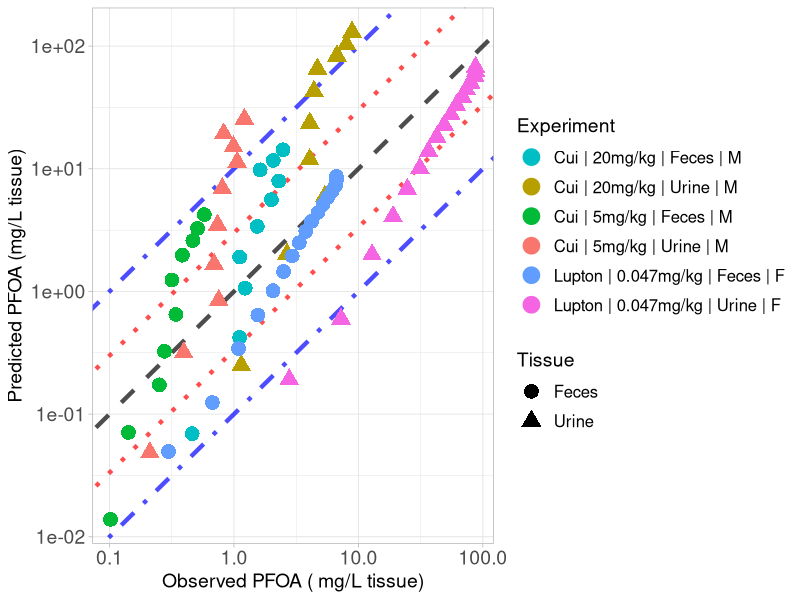

This figure's R source:
library(ggplot2)

#setwd("C:/Users/ptsir/Documents/GitHub/PFAS_PBK_models/PFOA inhalation Rat/Validation/Validation_results")
setwd("C:/Users/Ioannis/Documents/GitHub/PFAS_PBK_models/PFOA inhalation Rat/Validation/few_params_PT_excreta_restricted")

# Load Results 

# Results from Cui
Cui_2010_Excreta_results <- read.csv("Cui_2010_Excreta_results.csv", header = T)

Cui_Urine_M_5 <- Cui_2010_Excreta_results[Cui_2010_Excreta_results$Dose == 5 & 
                                            Cui_2010_Excreta_results$Tissue  == "Urine" &
                                            Cui_2010_Excreta_results$sex == "M", ]
Cui_Urine_M_5$Experiment <- "Cui | 5mg/kg | Urine | M"


Cui_Urine_M_20 <- Cui_2010_Excreta_results[Cui_2010_Excreta_results$Dose == 20 & 
                                            Cui_2010_Excreta_results$Tissue  == "Urine" &
                                            Cui_2010_Excreta_results$sex == "M", ]
Cui_Urine_M_20$Experiment <- "Cui | 20mg/kg | Urine | M"



Cui_Feces_M_5 <- Cui_2010_Excreta_results[Cui_2010_Excreta_results$Dose == 5 & 
                                            Cui_2010_Excreta_results$Tissue  == "Feces" &
                                            Cui_2010_Excreta_results$sex == "M", ]
Cui_Feces_M_5$Experiment <- "Cui | 5mg/kg | Feces | M"


Cui_Feces_M_20 <- Cui_2010_Excreta_results[Cui_2010_Excreta_results$Dose == 20 & 
                                            Cui_2010_Excreta_results$Tissue  == "Feces" &
                                            Cui_2010_Excreta_results$sex == "M", ]
Cui_Feces_M_20$Experiment <- "Cui | 20mg/kg | Feces | M"


#Results from Lupton 2020

Lupton_2020_Excreta_results <- read.csv("Lupton_2020_excreta_results.csv", header = T, colClasses = c("sex" = "character"))


Lupton_Feces_F <- Lupton_2020_Excreta_results[Lupton_2020_Excreta_results$Dose == 0.047 & 
                                              Lupton_2020_Excreta_results$Tissue  == "Feces" &
                                              Lupton_2020_Excreta_results$sex == "F", ]
Lupton_Feces_F$Experiment <- "Lupton | 0.047mg/kg | Feces | F"


Lupton_Urine_F <- Lupton_2020_Excreta_results[Lupton_2020_Excreta_results$Dose == 0.047 & 
                                              Lupton_2020_Excreta_results$Tissue  == "Urine" &
                                              Lupton_2020_Excreta_results$sex == "F", ]
Lupton_Urine_F$Experiment <- "Lupton | 0.047mg/kg | Urine | F"


Experiment <- scales::hue_pal()(6)

names(Experiment) <- unique(c( Cui_Urine_M_5$Experiment, Cui_Urine_M_20$Experiment,
                               Cui_Feces_M_5$Experiment, Cui_Feces_M_20$Experiment,
                               Lupton_Feces_F$Experiment, Lupton_Urine_F$Experiment))



scatter_plot <- ggplot()+
  geom_abline(intercept = log10(1), slope = 1, linetype = "dashed", color = "black", linewidth = 1.5, alpha = 0.7) +  # Identity line in log10 scale
  geom_abline(intercept = log10(3), slope = 1, linetype = "dotted", color = "red", linewidth = 1.5, alpha = 0.7) +  # +3-fold error line
  geom_abline(intercept = log10(1/3), slope = 1, linetype = "dotted", color = "red", linewidth = 1.5, alpha = 0.7) +  # -3-fold error line
  geom_abline(intercept = log10(10), slope = 1, linetype = "dotdash", color = "blue", linewidth = 1.5, alpha = 0.7) +  # +10-fold error line
  geom_abline(intercept = log10(1/10), slope = 1, linetype = "dotdash", color = "blue", linewidth = 1.5, alpha = 0.7) +  # -10-fold error line
  geom_point(data = Cui_Urine_M_5, aes(x=Observed, y=Predicted, color = Experiment, shape = Tissue), size=4, stroke = 1.5)+
  geom_point(data = Cui_Urine_M_20, aes(x=Observed, y=Predicted, color = Experiment, shape = Tissue), size=4, stroke = 1.5)+
  geom_point(data = Cui_Feces_M_5, aes(x=Observed, y=Predicted, color = Experiment, shape = Tissue), size=4, stroke = 1.5)+
  geom_point(data = Cui_Feces_M_20, aes(x=Observed, y=Predicted, color = Experiment, shape = Tissue), size=4, stroke = 1.5)+
  geom_point(data = Lupton_Feces_F, aes(x=Observed, y=Predicted, color = Experiment, shape = Tissue), size=4, stroke = 1.5)+
  geom_point(data = Lupton_Urine_F, aes(x=Observed, y=Predicted, color = Experiment, shape = Tissue), size=4, stroke = 1.5)+
  scale_y_log10()+
  scale_x_log10()+
  scale_color_manual(values = Experiment)+
  theme(legend.spacing.y = unit(1, 'cm')) +
  guides(fill = guide_legend(byrow = TRUE))+
  theme_light()+
  labs(y = "Predicted PFOA (mg/L tissue)",
       x = "Observed PFOA ( mg/L tissue)")+
  theme(plot.title = element_text(hjust = 0.5),
        legend.key.size = unit(0.75, 'cm'),  
        legend.title = element_text(size=14),
        legend.text = element_text(size=12,  hjust = 0),
        axis.text = element_text(size = 14),
        axis.title = element_text(size = 14),
        )

#print(scatter_plot)

ggsave("validation_plot_PFOA_excreta.png", scatter_plot, width = 11, height = 7, units = "in", dpi = 300)
